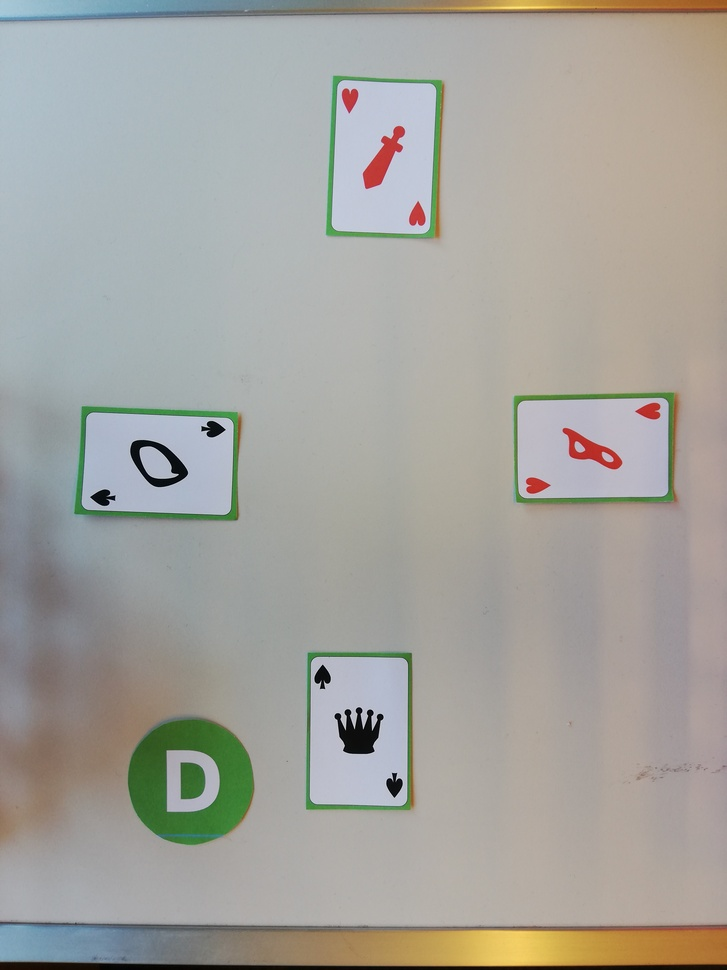
#> input picture train_games/game1/1.jpg, 727 x 970 px, shrunk from 3456 x 4608 before the run, found by its file name
$ python extract.py
#> lines starting #> are read from the running program, lines starting #| are printed output that depends on the picture; after the words box and inside, x2 and y2 are one past the last pixel; in counts of white or black regions, pixels touching at a corner belong together


import os
import skimage.io
import matplotlib.pyplot as plt
import numpy as np
import os
from skimage.morphology import closing,square
from skimage.color import rgb2gray
from skimage import data, color
from skimage.transform import hough_circle, hough_circle_peaks
from skimage.util import invert
from skimage.feature import canny
from skimage.draw import circle_perimeter
from skimage.transform import hough_ellipse

# [30 lines left out: functions walkFile, check_green_filter_for_all, not called in this run]


#file_list = walkFile("train_games")
#check_green_filter_for_all(file_list)

# TRY ON ONE IMAGE:---------------------------------------------------------

data1_1 = skimage.io.imread('train_games/game1/1.jpg') #train_games\game1\1.jpg
#> data1_1 is the input picture: shape (970, 727, 3); mean R, G, B 164.5, 163.3, 157.4
data1_1_copy = np.copy(data1_1)
filter_r = np.logical_and(data1_1_copy[:,:,0] > 0.3* data1_1_copy[:,:,1],data1_1_copy[:,:,0] < 0.7*data1_1_copy[:,:,1])
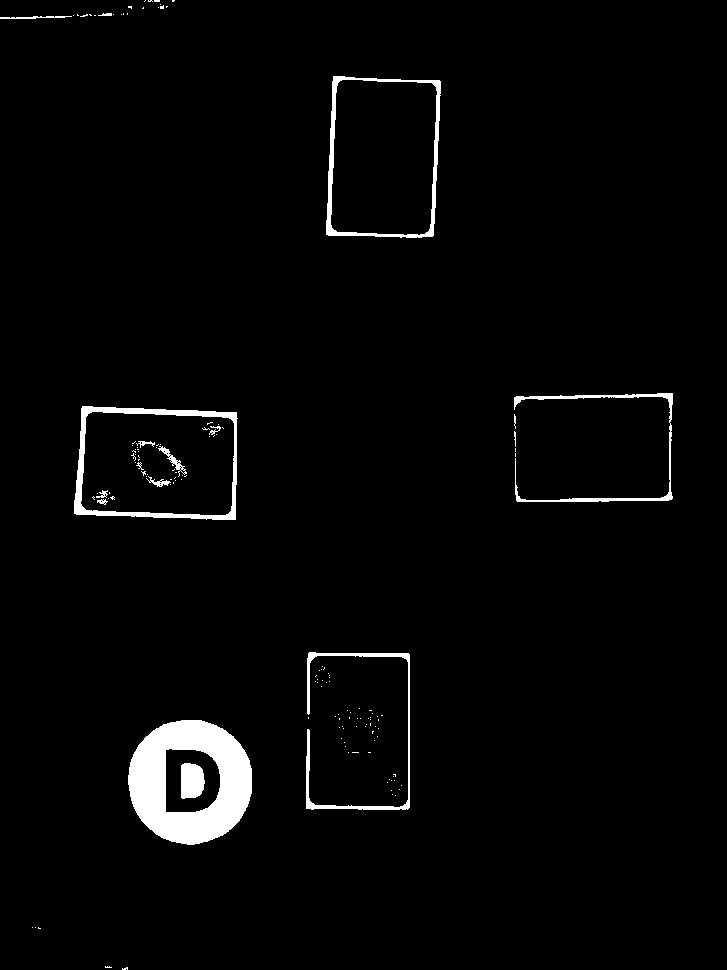
#> filter_r: shape (970, 727) bool; 2.6% white; 145 white regions (128 under 20 px), largest, box (x1, y1, x2, y2) and area: (128, 720, 252, 845) 9228, (74, 406, 238, 520) 2634, (326, 76, 441, 238) 2028
filter_b = np.logical_and(data1_1_copy[:,:,2] > 0.3*data1_1_copy[:,:,1],data1_1_copy[:,:,2] < 0.7*data1_1_copy[:,:,1])
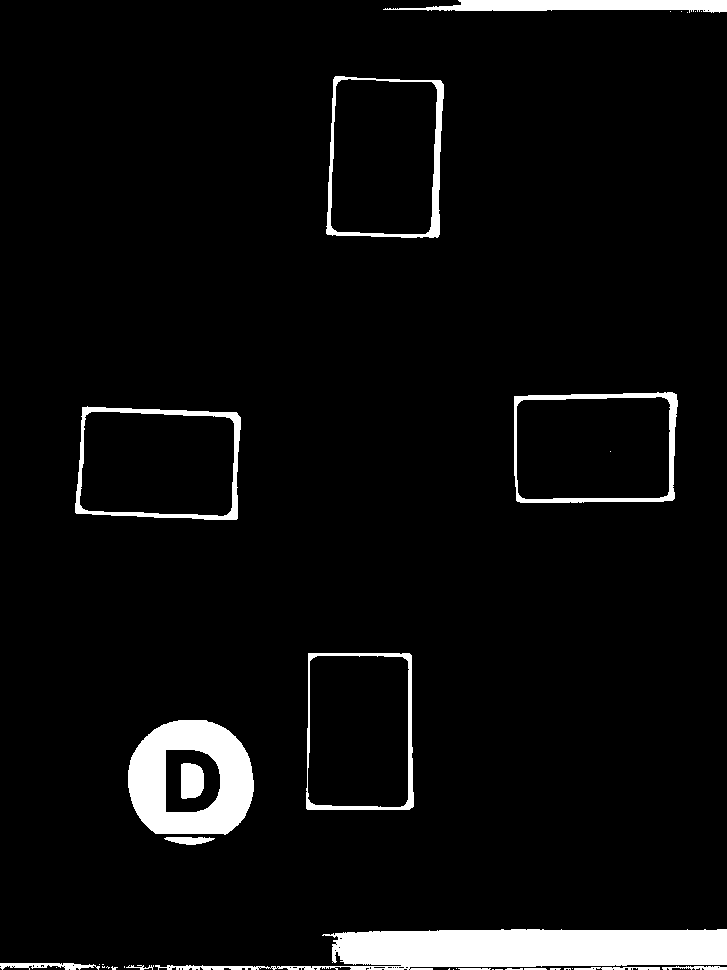
#> filter_b: shape (970, 727) bool; 5.4% white; 37 white regions (20 under 20 px), largest, box (x1, y1, x2, y2) and area: (155, 929, 727, 970) 14765, (128, 720, 254, 835) 9007, (383, 0, 727, 13) 3043
filter_green = np.logical_and(filter_r,filter_b)
#> filter_green: shape (970, 727) bool; 2.3% white; 15 white regions (6 under 20 px), largest, box (x1, y1, x2, y2) and area: (128, 720, 252, 834) 8742, (75, 406, 238, 520) 2220, (326, 76, 441, 238) 1767
filter_green_inv =  np.logical_not(filter_green)
data1_1_copy[filter_green] =  [255,255,255]
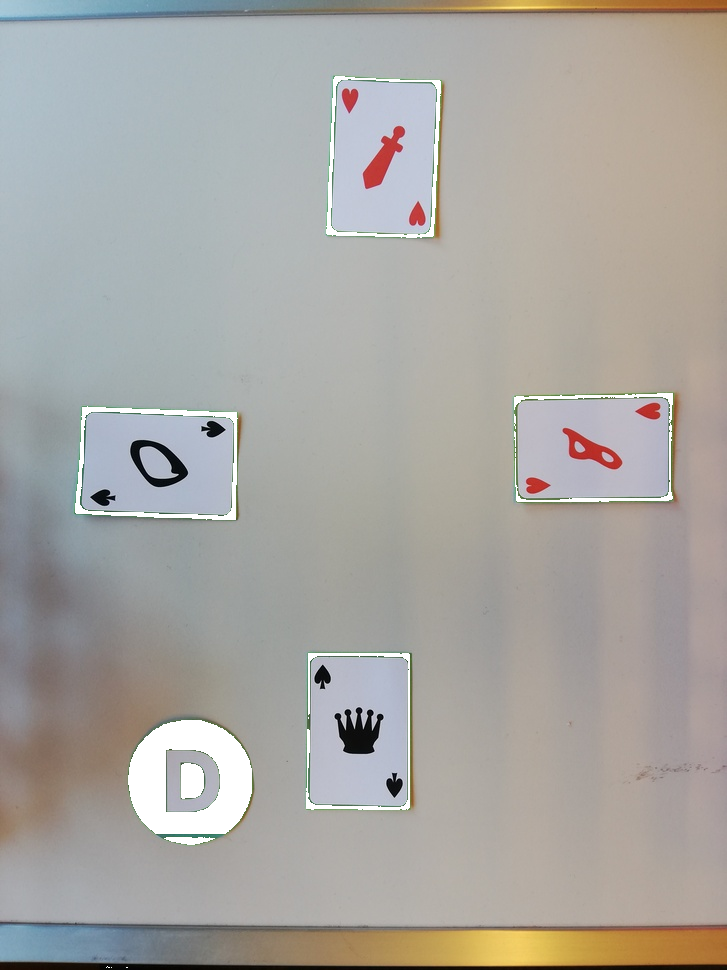
#> data1_1_copy: shape (970, 727, 3); 2.33% of pixels changed, all inside (x1, y1, x2, y2) = (75, 76, 673, 968)
data1_1_copy[filter_green_inv] =[0,0,0]

selem = square(30)

# change in grayscale:
grayscale_data = rgb2gray(data1_1_copy)
data1_1_copy_closed = closing(grayscale_data,selem)
#> data1_1_copy_closed: shape (970, 727) float64; values 0 (black) and 1 (white), 2.7% white; 6 white regions, box (x1, y1, x2, y2) and area: (128, 720, 252, 845) 12197, (75, 406, 238, 520) 2323, (326, 76, 441, 238) 1819, (514, 393, 673, 502) 1523, (306, 653, 410, 810) 1440, (106, 966, 128, 970) 67
plt.imshow(data1_1_copy_closed)


data1_1_copy_closed= invert(data1_1_copy_closed)
data1_1_copy_closed= color.rgb2gray(data1_1_copy_closed)

edges = canny(data1_1_copy_closed,sigma=3)
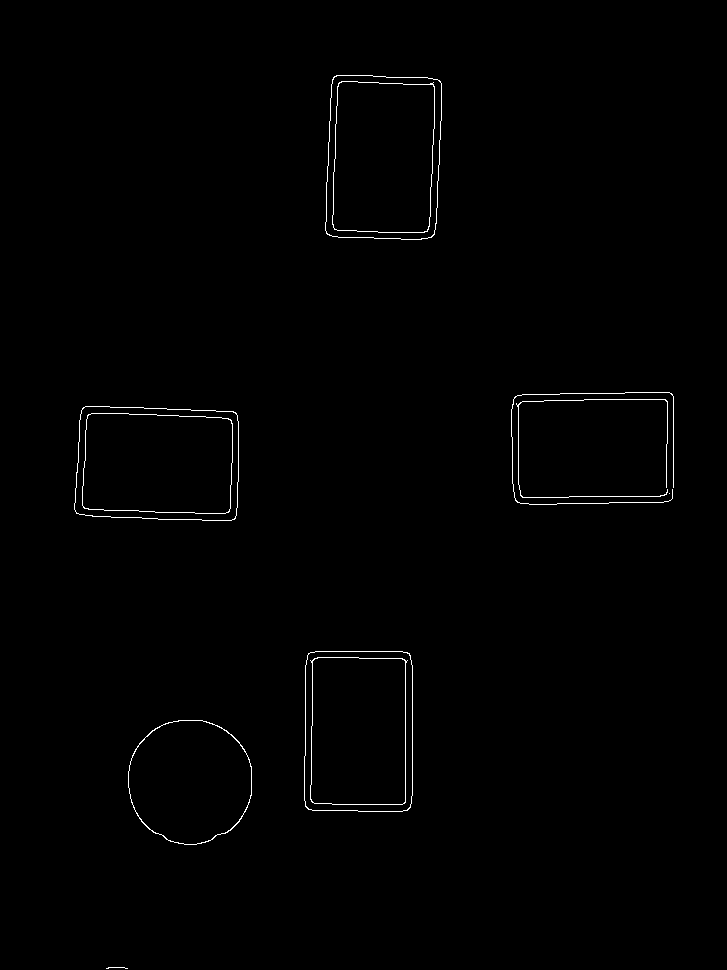
#> edges: shape (970, 727) bool; 0.64% white in thin lines or dots, all inside (x1, y1, x2, y2) = (74, 75, 674, 969)

hough_radii = np.arange(200, 400, 20)
result = hough_circle(edges,hough_radii)
accums, cx, cy, radii = hough_circle_peaks(result, hough_radii,
                                           total_num_peaks=1)
#> accums = [0.0801]; cx = [298]; cy = [453]; radii = [220]


print("certcle center: ", cx,cy)
#| certcle center:  [298] [453]
print("certcle raduis: ", radii)
#| certcle raduis:  [220]


# draw it:
data1_1_copy_draw_cercle = np.copy(data1_1)
fig, ax = plt.subplots(ncols=1, nrows=1, figsize=(10, 4))
for center_y, center_x, radius in zip(cy, cx, radii):
    circy, circx = circle_perimeter(center_y, center_x, radius,
                                    shape=data1_1_copy_closed.shape)
    data1_1_copy_draw_cercle[circy, circx] = [220, 20, 20]
#> this loop made 1 pass
#> (center_y, center_x, radius) on pass 1: (453, 298, 220)
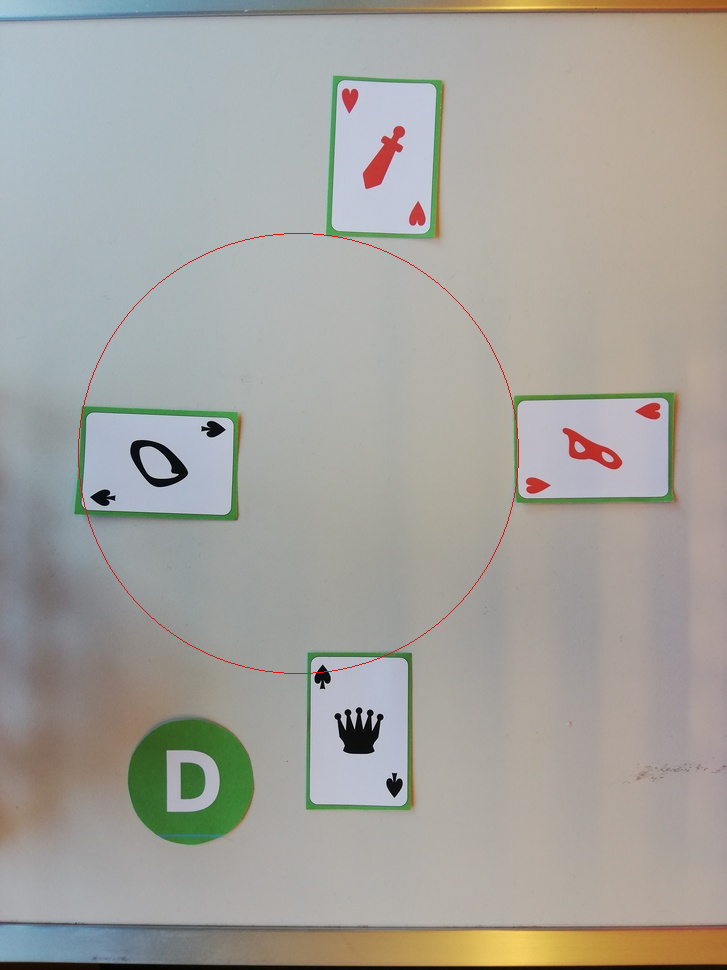
#> data1_1_copy_draw_cercle: shape (970, 727, 3); 0.18% of pixels changed, all inside (x1, y1, x2, y2) = (78, 233, 519, 674)

ax.imshow(data1_1_copy_draw_cercle)
plt.show()
